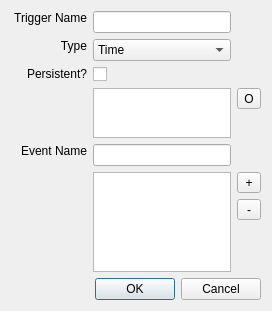
<?xml version="1.0" encoding="UTF-8"?>
<ui version="4.0">
 <class>DgAddTrigger</class>
 <widget class="QDialog" name="DgAddTrigger">
  <property name="geometry">
   <rect>
    <x>0</x>
    <y>0</y>
    <width>293</width>
    <height>315</height>
   </rect>
  </property>
  <property name="sizePolicy">
   <sizepolicy hsizetype="Fixed" vsizetype="Fixed">
    <horstretch>0</horstretch>
    <verstretch>0</verstretch>
   </sizepolicy>
  </property>
  <property name="maximumSize">
   <size>
    <width>296</width>
    <height>342</height>
   </size>
  </property>
  <property name="windowTitle">
   <string>Add Trigger</string>
  </property>
  <layout class="QGridLayout" name="gridLayout">
   <property name="sizeConstraint">
    <enum>QLayout::SetFixedSize</enum>
   </property>
   <item row="1" column="1">
    <widget class="QComboBox" name="select_type">
     <property name="sizePolicy">
      <sizepolicy hsizetype="Minimum" vsizetype="Fixed">
       <horstretch>0</horstretch>
       <verstretch>0</verstretch>
      </sizepolicy>
     </property>
     <property name="maximumSize">
      <size>
       <width>150</width>
       <height>16777215</height>
      </size>
     </property>
     <item>
      <property name="text">
       <string>Time</string>
      </property>
     </item>
     <item>
      <property name="text">
       <string>Resource</string>
      </property>
     </item>
     <item>
      <property name="text">
       <string>Location</string>
      </property>
     </item>
     <item>
      <property name="text">
       <string>Asset Obtained</string>
      </property>
     </item>
     <item>
      <property name="text">
       <string>Asset Lost</string>
      </property>
     </item>
    </widget>
   </item>
   <item row="2" column="0">
    <widget class="QLabel" name="label">
     <property name="text">
      <string>Persistent?</string>
     </property>
     <property name="alignment">
      <set>Qt::AlignRight|Qt::AlignTop|Qt::AlignTrailing</set>
     </property>
    </widget>
   </item>
   <item row="5" column="1">
    <widget class="QLineEdit" name="txt_event">
     <property name="maximumSize">
      <size>
       <width>138</width>
       <height>16777215</height>
      </size>
     </property>
     <property name="placeholderText">
      <string/>
     </property>
    </widget>
   </item>
   <item row="2" column="1">
    <widget class="QCheckBox" name="check_persistence">
     <property name="text">
      <string/>
     </property>
    </widget>
   </item>
   <item row="5" column="0">
    <widget class="QLabel" name="label_event">
     <property name="text">
      <string>Event Name</string>
     </property>
     <property name="alignment">
      <set>Qt::AlignRight|Qt::AlignTop|Qt::AlignTrailing</set>
     </property>
    </widget>
   </item>
   <item row="3" column="2">
    <widget class="QToolButton" name="tool_curLocation">
     <property name="text">
      <string>O</string>
     </property>
    </widget>
   </item>
   <item row="3" column="1" rowspan="2">
    <widget class="QListView" name="list_trigArgs">
     <property name="sizePolicy">
      <sizepolicy hsizetype="Expanding" vsizetype="Minimum">
       <horstretch>0</horstretch>
       <verstretch>0</verstretch>
      </sizepolicy>
     </property>
     <property name="maximumSize">
      <size>
       <width>138</width>
       <height>50</height>
      </size>
     </property>
    </widget>
   </item>
   <item row="9" column="0" colspan="3">
    <widget class="QDialogButtonBox" name="buttonBox">
     <property name="orientation">
      <enum>Qt::Horizontal</enum>
     </property>
     <property name="standardButtons">
      <set>QDialogButtonBox::Cancel|QDialogButtonBox::Ok</set>
     </property>
    </widget>
   </item>
   <item row="6" column="1" rowspan="3">
    <widget class="QListView" name="list_eventArgs">
     <property name="sizePolicy">
      <sizepolicy hsizetype="Minimum" vsizetype="Minimum">
       <horstretch>0</horstretch>
       <verstretch>0</verstretch>
      </sizepolicy>
     </property>
     <property name="maximumSize">
      <size>
       <width>138</width>
       <height>100</height>
      </size>
     </property>
    </widget>
   </item>
   <item row="1" column="0">
    <widget class="QLabel" name="label_2">
     <property name="text">
      <string>Type</string>
     </property>
     <property name="alignment">
      <set>Qt::AlignRight|Qt::AlignTop|Qt::AlignTrailing</set>
     </property>
    </widget>
   </item>
   <item row="0" column="0">
    <widget class="QLabel" name="label_name">
     <property name="text">
      <string> Trigger Name</string>
     </property>
     <property name="alignment">
      <set>Qt::AlignRight|Qt::AlignTop|Qt::AlignTrailing</set>
     </property>
    </widget>
   </item>
   <item row="0" column="1">
    <widget class="QLineEdit" name="txt_name">
     <property name="maximumSize">
      <size>
       <width>138</width>
       <height>16777215</height>
      </size>
     </property>
     <property name="accessibleName">
      <string>name</string>
     </property>
    </widget>
   </item>
   <item row="6" column="2" rowspan="3">
    <layout class="QVBoxLayout" name="verticalLayout">
     <item>
      <widget class="QToolButton" name="tool_addEventArg">
       <property name="maximumSize">
        <size>
         <width>32</width>
         <height>32</height>
        </size>
       </property>
       <property name="text">
        <string>+</string>
       </property>
      </widget>
     </item>
     <item>
      <widget class="QToolButton" name="tool_remEventArg">
       <property name="maximumSize">
        <size>
         <width>32</width>
         <height>32</height>
        </size>
       </property>
       <property name="text">
        <string>-</string>
       </property>
      </widget>
     </item>
     <item>
      <spacer name="verticalSpacer">
       <property name="orientation">
        <enum>Qt::Vertical</enum>
       </property>
       <property name="sizeHint" stdset="0">
        <size>
         <width>20</width>
         <height>40</height>
        </size>
       </property>
      </spacer>
     </item>
    </layout>
   </item>
  </layout>
 </widget>
 <resources/>
 <connections>
  <connection>
   <sender>buttonBox</sender>
   <signal>accepted()</signal>
   <receiver>DgAddTrigger</receiver>
   <slot>accept()</slot>
   <hints>
    <hint type="sourcelabel">
     <x>248</x>
     <y>254</y>
    </hint>
    <hint type="destinationlabel">
     <x>157</x>
     <y>274</y>
    </hint>
   </hints>
  </connection>
  <connection>
   <sender>buttonBox</sender>
   <signal>rejected()</signal>
   <receiver>DgAddTrigger</receiver>
   <slot>reject()</slot>
   <hints>
    <hint type="sourcelabel">
     <x>316</x>
     <y>260</y>
    </hint>
    <hint type="destinationlabel">
     <x>286</x>
     <y>274</y>
    </hint>
   </hints>
  </connection>
 </connections>
</ui>
